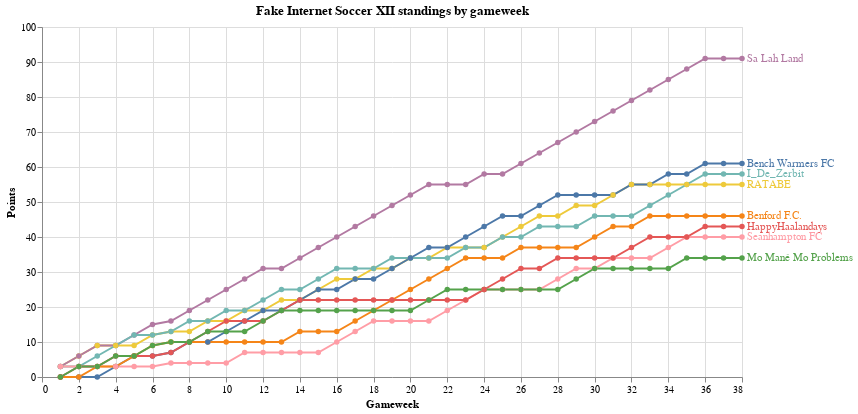

Here is the notebook cell this chart was saved with:
### Code cell
chart = alt.Chart(concat_df).mark_line(point=True).encode(
    x = alt.X('gw', scale=alt.Scale(domain=[0, 38]), title="Gameweek"),
    y=alt.Y("Points", title="Points"),
    color=alt.Color("team", legend=None),
    tooltip=["team"]
).transform_window(
    rank="rank()",
    sort=[alt.SortField("rank", order="descending")],
    groupby=["gw"]
).properties(
    title="Fake Internet Soccer XII standings by gameweek",
    width=700,
    height=350,
)

labels = alt.Chart(concat_df).mark_text(
    align='left', dx=5
).encode(
    x = alt.X('max(gw)', scale=alt.Scale(domain=[0, 38])),
    y=alt.Y('Points', aggregate={'argmax': 'gw'}),
    text='team:N',
    color='team:N',
).transform_window(
    rank="rank()",
    sort=[alt.SortField("rank", order="descending")],
    groupby=["gw"]
)

chart + labels

### Figure 1 — Vega-Lite specification as saved in the notebook (floating-point values rounded to 4 significant figures; data arrays with more than 128 entries replaced by an {"elided": "..."} marker saying what was removed)
{"config": {"view": {"continuousWidth": 300, "continuousHeight": 300}}, "layer": [{"mark": {"type": "line", "point": true}, "encoding": {"color": {"field": "team", "legend": null, "type": "nominal"}, "tooltip": [{"field": "team", "type": "nominal"}], "x": {"field": "gw", "scale": {"domain": [0, 38]}, "title": "Gameweek", "type": "quantitative"}, "y": {"field": "Points", "title": "Points", "type": "quantitative"}}, "title": "Fake Internet Soccer XII standings by gameweek", "transform": [{"window": [{"op": "rank", "field": "", "as": "rank"}], "groupby": ["gw"], "sort": [{"field": "rank", "order": "descending"}]}]}, {"mark": {"type": "text", "align": "left", "dx": 5}, "encoding": {"color": {"field": "team", "type": "nominal"}, "text": {"field": "team", "type": "nominal"}, "x": {"aggregate": "max", "field": "gw", "scale": {"domain": [0, 38]}, "type": "quantitative"}, "y": {"aggregate": {"argmax": "gw"}, "field": "Points", "type": "quantitative"}}, "transform": [{"window": [{"op": "rank", "field": "", "as": "rank"}], "groupby": ["gw"], "sort": [{"field": "rank", "order": "descending"}]}]}], "data": {"name": "data-6f205a76717684336e5db186dda6c919"}, "height": 350, "width": 700, "$schema": "https://vega.github.io/schema/vega-lite/v5.8.0.json", "datasets": {"data-6f205a76717684336e5db186dda6c919": {"elided": "304 records"}}}
